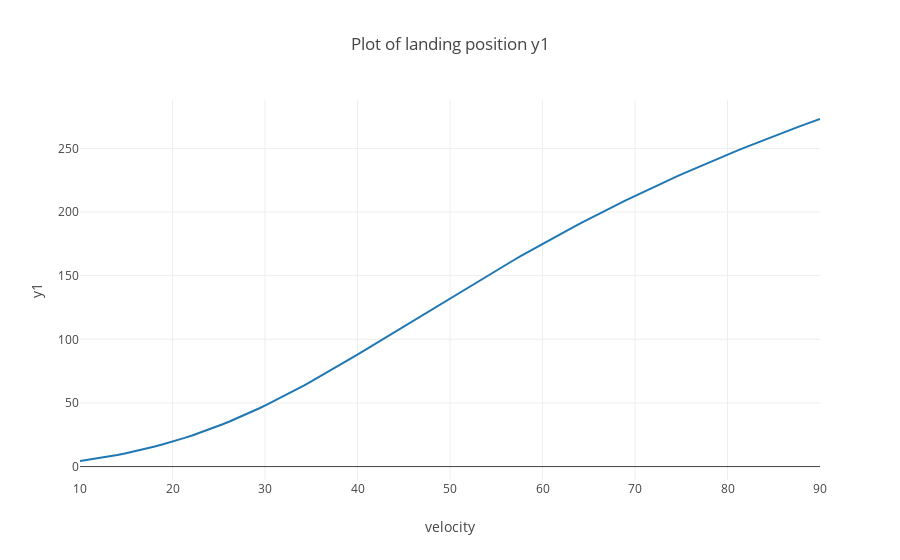
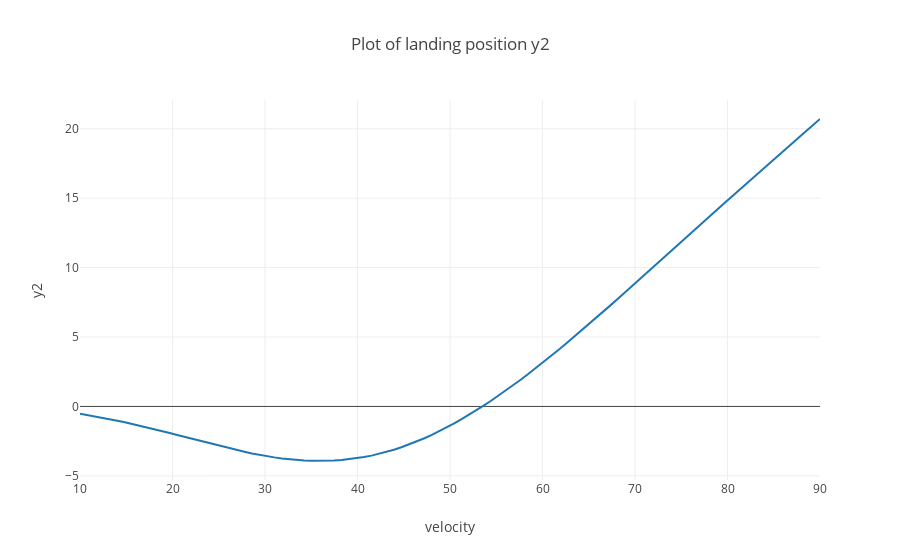

The code cell stored with these charts, in order, in its notebook:
### Markdown cell above
### 2D plot of landing position for one single input

### Code cell
# Input variable
x_name = 'velocity'

# Number of points
n_pts = 100

# Create x values
x_vals = np.linspace(dict_ranges[x_name][0], dict_ranges[x_name][1], n_pts)

# Copy default input
dict_input = dict_default_input.copy()

# Calculate landing position for each x in x_vals
y1_vals = np.zeros(n_pts)
y2_vals = np.zeros(n_pts)
for i in range(n_pts):
    dict_input[x_name] = x_vals[i]
    
    y2, y1 = golf_m.get_landingpos(**dict_input)
    y1_vals[i] = y1
    y2_vals[i] = y2

# Create plots
trace_y1 = go.Scatter(x = x_vals, y = y1_vals, mode = 'lines', name = 'y1')
layout = go.Layout(title = 'Plot of landing position y1', xaxis = dict(title = x_name), yaxis = dict(title = 'y1'))
fig_y1 = go.Figure(data=[trace_y1], layout=layout)

trace_y2 = go.Scatter(x = x_vals, y = y2_vals, mode = 'lines', name = 'y2')
layout = go.Layout(title = 'Plot of landing position y2', xaxis = dict(title = x_name), yaxis = dict(title = 'y2'))
fig_y2 = go.Figure(data=[trace_y2], layout=layout)

pltlyoff.iplot(fig_y1, filename='tmp', show_link=False)
pltlyoff.iplot(fig_y2, filename='tmp', show_link=False)
